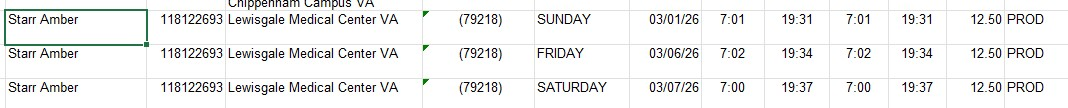
#> input picture Amber Starr HTR.jpg, 1068 x 108 px; its folder holds only this picture in this run
$ python -i main.py   (imports and definitions only)
#> lines starting #> are read from the running program, lines starting #| are printed output that depends on the picture; after the words box and inside, x2 and y2 are one past the last pixel; in counts of white or black regions, pixels touching at a corner belong together
import cv2
import numpy as np
import os
import re
import pytesseract

# Link Tesseract executable directly
pytesseract.pytesseract.tesseract_cmd = r'C:\Program Files\Tesseract-OCR\tesseract.exe'

def extract_clean_words_and_boxes(image_path):
    """Loads an image, handles errors, and returns filtered low-case text chunks."""
#> called with image_path = 'Amber Starr HTR.jpg'
    img = cv2.imread(image_path)
#> img is the input picture: shape (108, 1068, 3); mean B, G, R 239.5, 239.9, 239.4
    if img is None:
        return []

    gray = cv2.cvtColor(img, cv2.COLOR_BGR2GRAY)

    # Scale up small images to protect text features from blurring
    h_img, w_img = gray.shape
#> h_img = 108; w_img = 1068
    if w_img < 1600:
        scale = 2
        gray = cv2.resize(gray, (w_img * scale, h_img * scale), interpolation=cv2.INTER_CUBIC)
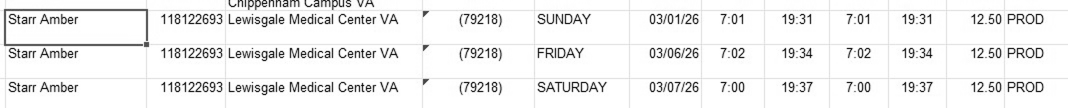
#> gray: shape (216, 2136) (shown at 1/2 size); min 0, max 255, mean 239

    # Adaptive binarization to clean up lighting gradients and noise shadows
    thresh = cv2.adaptiveThreshold(gray, 255, cv2.ADAPTIVE_THRESH_GAUSSIAN_C, cv2.THRESH_BINARY, 15, 8)
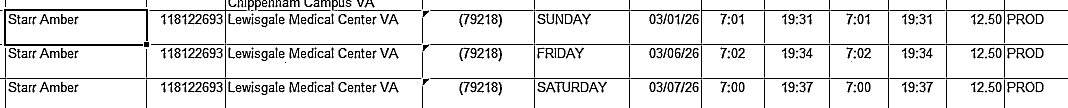
#> thresh: shape (216, 2136) (shown at 1/2 size); 89.6% white; black in thin lines or dots

    # Sparse text tracking layout analysis
    custom_config = r'--oem 3 --psm 11'
#> (the run stopped early here; a loop or call above may not have finished)

$ run again, on Angela Henderson Einstein.jpg
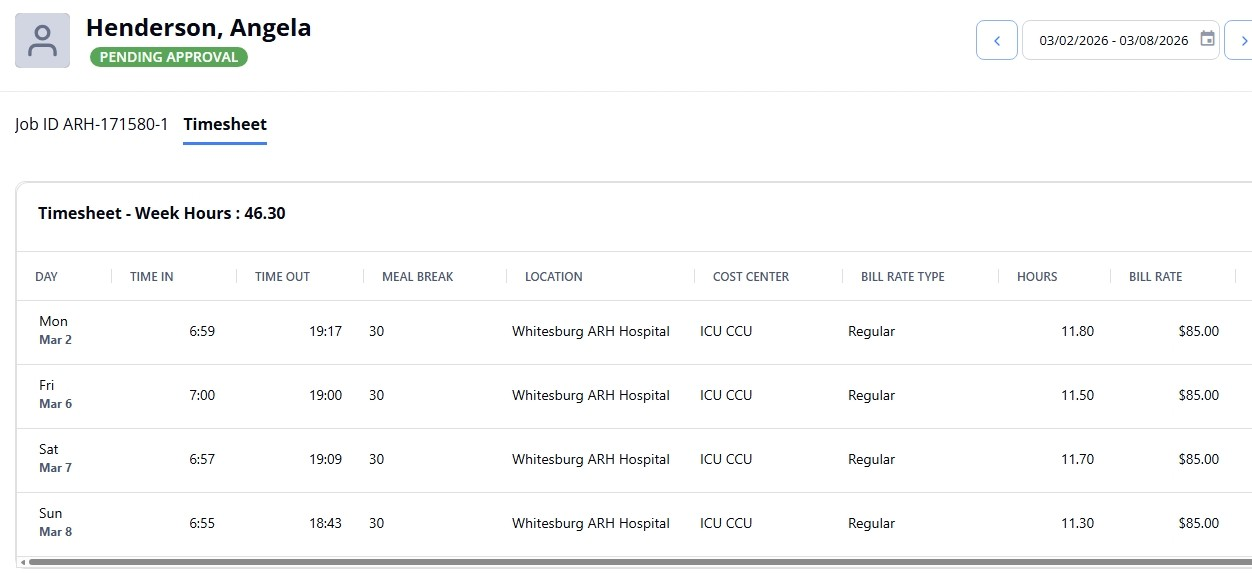
#> input picture Angela Henderson Einstein.jpg, 1252 x 574 px
#> in extract_clean_words_and_boxes, img is the input picture: shape (574, 1252, 3); mean B, G, R 248.8, 249, 248.6
#> in extract_clean_words_and_boxes, `thresh = cv2.adaptiveThreshold(gray, 255, cv2.ADAPTIVE_THRESH_GAUSSIAN..`:
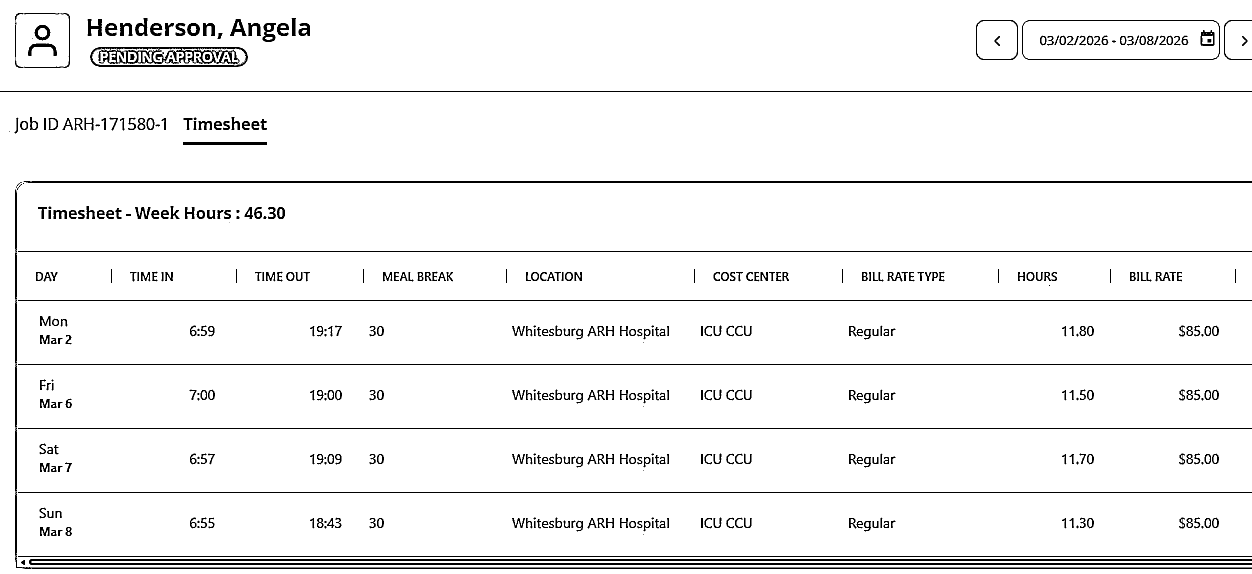
#> thresh: shape (1148, 2504) (shown at 1/2 size); 95.2% white; 486 black regions (53 under 20 px), largest, box (x1, y1, x2, y2) and area: (58, 1118, 2504, 1130) 19576, (30, 379, 2504, 1138) 10311, (47, 362, 2504, 366) 9809

$ run again, on Angelia Copes KR.png
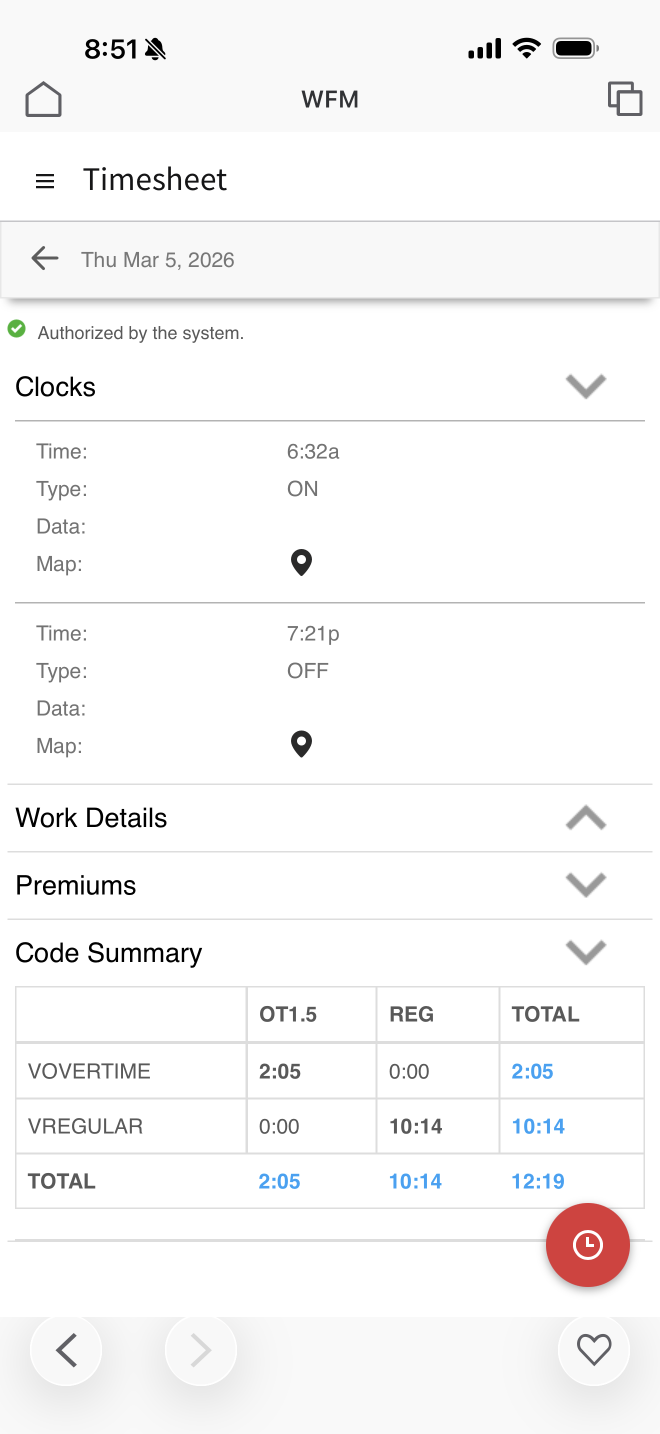
#> input picture Angelia Copes KR.png, 1320 x 2868 px (shown at 1/2 size)
#> in extract_clean_words_and_boxes, img is the input picture: shape (2868, 1320, 3); mean B, G, R 247.7, 247.7, 248.3
#> in extract_clean_words_and_boxes, `thresh = cv2.adaptiveThreshold(gray, 255, cv2.ADAPTIVE_THRESH_GAUSSIAN..`:
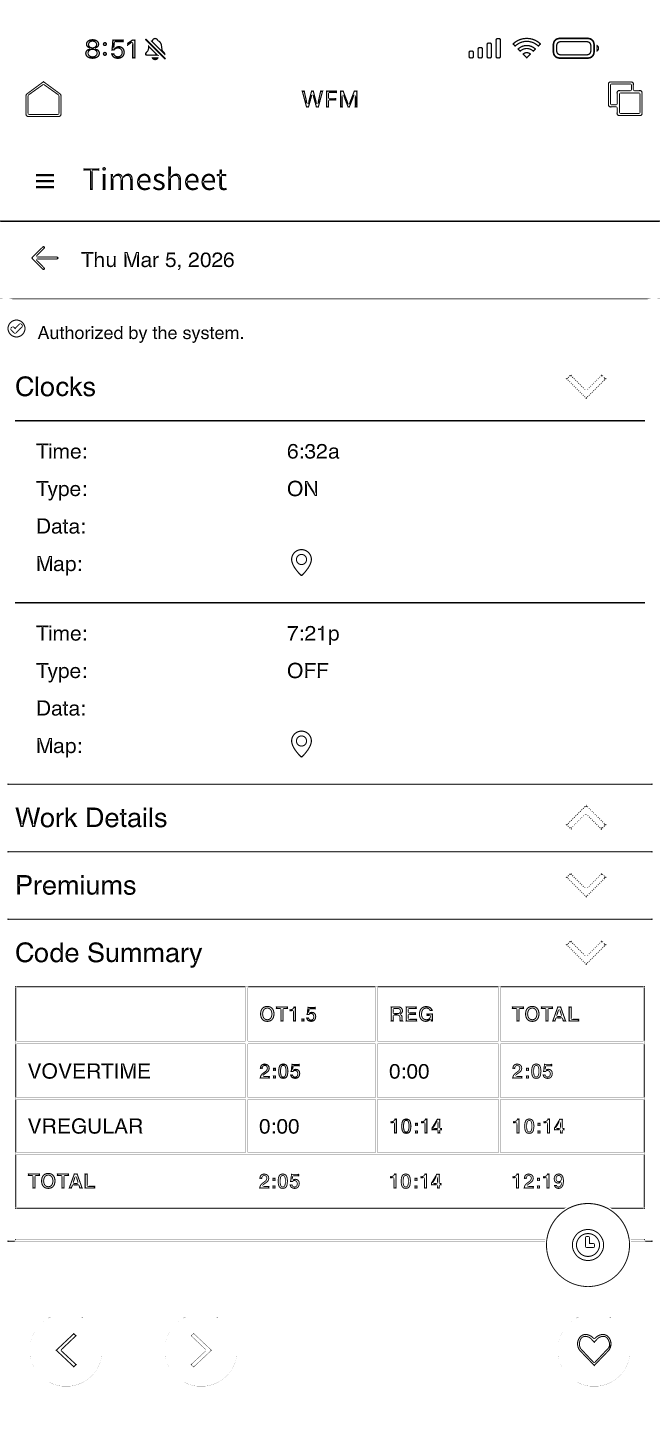
#> thresh: shape (5736, 2640) (shown at 1/4 size); 97.5% white; 710 black regions (351 under 20 px), largest, box (x1, y1, x2, y2) and area: (60, 3944, 2580, 4836) 26156, (0, 882, 2640, 888) 15834, (60, 1680, 2580, 1686) 15120
